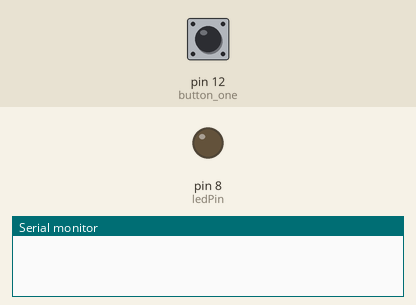
A sketch run on a simulated Arduino Uno, built with avr-gcc and run on an emulated ATmega328P. On the bench: output pins drawn as LEDs (lit = HIGH), the last lines printed to the serial monitor. The test bench sets the inputs (shaded band); at power-on: pin 12 (button_one) HIGH. Random numbers use the default seed unless the sketch sets one.

Above: at 1.2 s.
1.3 s: pin 12 (button_one) pulled LOW for 0.15 s
At 2.2 s:
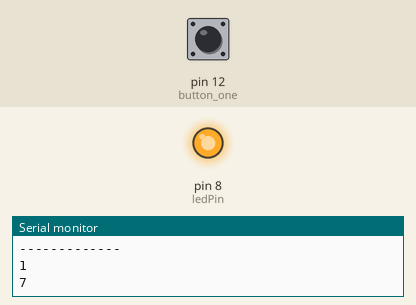
4.4 s: pin 12 (button_one) pulled LOW for 1 s
At 8.1 s:
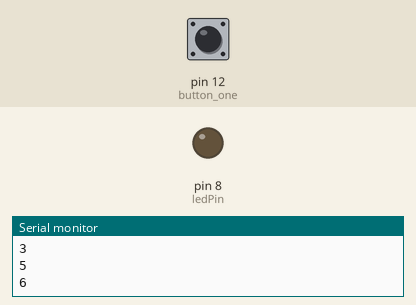
8.4 s: pin 12 (button_one) pulled LOW for 3.2 s
At 12.9 s:
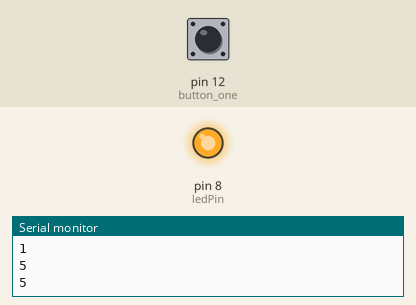
Timing chart, 0 to 14.8 s (numbered marks = the images above; inputs shaded):
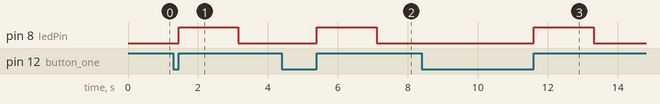

Measured:
- after the input at 1.3 s, pin 8 (ledPin): LOW → HIGH after 0.15 s, → LOW 1.7 s later
- after the input at 4.4 s, pin 8 (ledPin): LOW → HIGH after 1.0 s, → LOW 1.7 s later
- after the input at 8.4 s, pin 8 (ledPin): LOW → HIGH after 3.2 s, → LOW 1.7 s later

The sketch:

random_sky_channel.ino
```cpp
#include <IRremote.h> // IR library
IRsend irsend; // Initiate IR library
const int ledPin =  8; // the number of the LED pin

// Button code
const int button_one = 12; // Button set to pin 5
unsigned long time_button_one = 0; // the last time the output pin was toggled
unsigned long debounce_one = 200; // the debounce time, increase if the output flickers
int reading_button_one; // the current reading from the input pin
int previous_button_one = HIGH; // the previous reading from the input pin

long unsigned int randomList[3]; // Random number array
long unsigned int irList[] = {0xC00C00,0xC00C01,0xC00C02,0xC00C03,0xC00C04,0xC00C05,0xC00C06,0xC00C07,0xC00C08,0xC00C09}; // IR channel list
long unsigned int channelListFirst[] = {0,1,2,3,5,6}; // First random number pick array
long unsigned int channelListSecondIfThree[] = {5,6,7,8,9}; // Second random number pick if the first number is 3

void setup(){
  Serial.begin(9600); // Start serial
  pinMode(button_one, INPUT_PULLUP); // Set the button as input
  pinMode(ledPin, OUTPUT); // Set the IR LED as output
  // if analog input pin 0 is unconnected, random analog
  // noise will cause the call to randomSeed() to generate
  // different seed numbers each time the sketch runs.
  // randomSeed() will then shuffle the random function.
  randomSeed(analogRead(0));
}

void loop() {

  reading_button_one = digitalRead(button_one); // Read button pin for a press
  if (reading_button_one == HIGH && previous_button_one == LOW && millis() - time_button_one > debounce_one)
  {
    time_button_one = millis();
    Serial.println("-------------"); // Print to serial
    digitalWrite(ledPin, HIGH); // Turn LED on

    randomList[0] = channelListFirst[random(1,5)]; // Use random number to pick number from channel array then add to random array

//    Serial.print("First "); // Print to serial
//    Serial.println(randomList[0]); // Print to serial

    if (randomList[0] == 3)
    {
//      Serial.println("if"); // Print to serial
      randomList[1] = channelListSecondIfThree[random(0, 4)]; // Use random number to pick number from channel array then add to random array
//      Serial.print("Second "); // Print to serial
//      Serial.println(randomList[1]); // Print to serial
    }
    else
    {
//      Serial.println("else"); // Print to serial
      randomList[1] = random(0, 9); // Add random number to random array
//      Serial.print("Second "); // Print to serial
//      Serial.println(randomList[1]); // Print to serial
    }

    randomList[2] = random(0, 9); // Add random number to random array
//    Serial.print("Third "); // Print to serial
//    Serial.println(randomList[2]); // Print to serial

    Serial.println("-------------"); // Print to serial
    int i;
    for (i = 0; i < 3; i = i + 1){ // For loop to loop thought random array
      Serial.println(randomList[i]); // Print to serial
      irsend.sendRC6(irList[randomList[i]], 24); // Send to IR LED
      delay(500); // Dirty delay
    }
  }
  previous_button_one = reading_button_one;

  digitalWrite(ledPin, LOW); // Turn LED off
}
```
